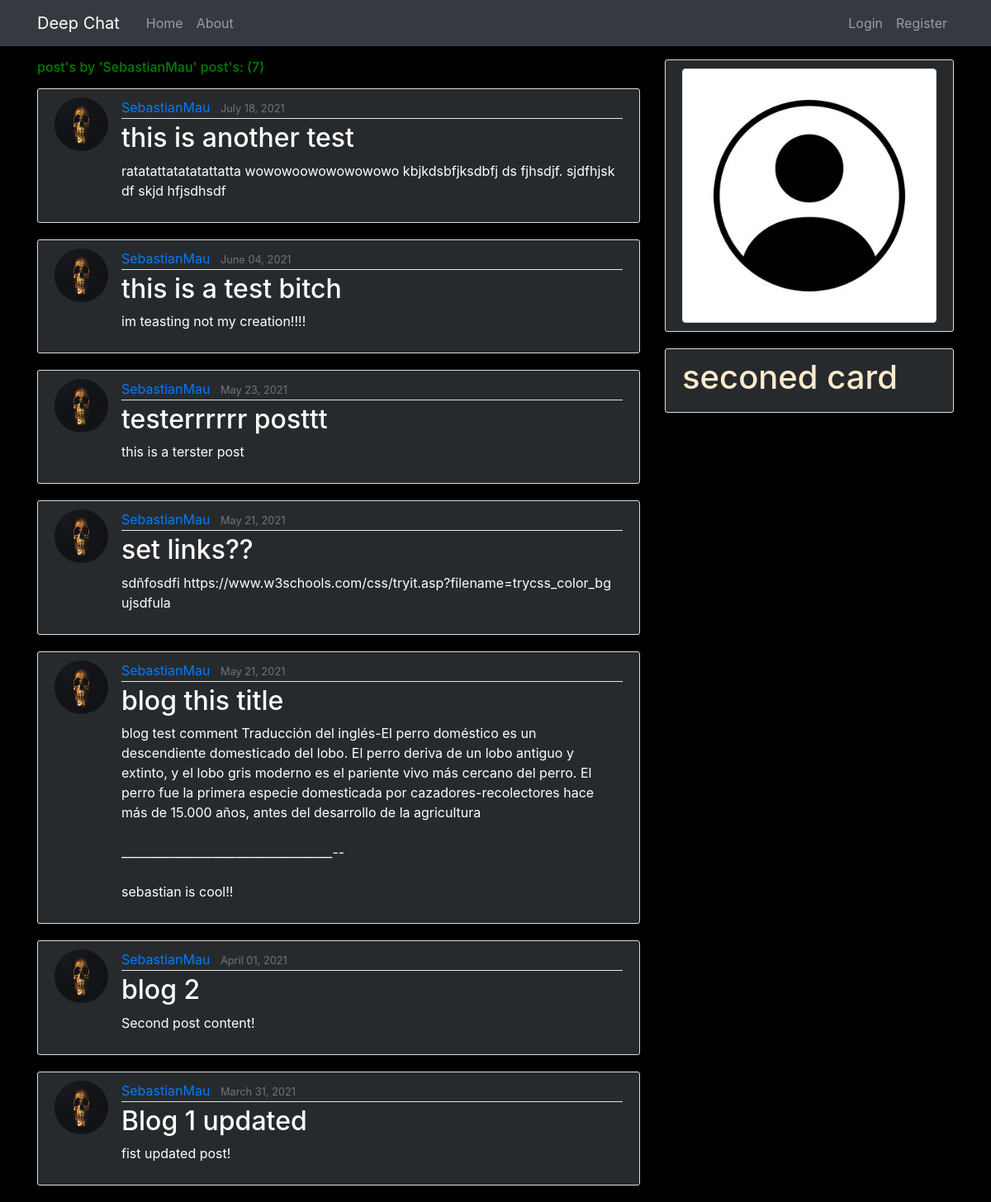
The app's page /user/SebastianMau/ with its own data.
### blog/models.py (models this page shows, shortened)
class Post(models.Model):
    id = models.AutoField(primary_key=True)
    title = models.CharField(max_length=100)
    content = models.TextField()
    date_posted = models.DateTimeField(default=timezone.now) #current date time every update (auto_now=True) - current date time when created but never update (auto_now_add=True)
    author = models.ForeignKey(User, on_delete=models.CASCADE) #if user is deleted post deleted to (User, on_delete=models.CASCADE)

### users/models.py (models this page shows, shortened)
class Profile(models.Model):
    id = models.AutoField(primary_key=True)
    user = models.OneToOneField(User, on_delete=models.CASCADE) #"CASCADE" if user deleted delete profile
    image = models.ImageField(default='default.jpg', upload_to='profile_pics', blank=True)#directory the img get uploaded to

### blog/views.py (the view)
# urls.py: path('user/<username>/', UserPostListView.as_view(), name='user-posts'),
class UserPostListView(ListView):
    model = Post
    template_name = 'blog/user_posts.html' # <app>/<model>_<viewtype>.html
    context_object_name = 'posts'
    paginate_by = 9
    def get_queryset(self):
        user = get_object_or_404(User, username=self.kwargs.get('username'))
        return Post.objects.filter(author=user).order_by('-date_posted')

### blog/templates/blog/user_posts.html (shortened to what this page needs)
{% extends "blog/base.html" %}
{% block content %}
<h6 style="color: green;" class="mb-3">post's by '{{ view.kwargs.username }}' post's: ({{ page_obj.paginator.count }})</h6>
    {% for post in posts %}
        <article style="background-color: #272a2d  ;" class="media content-section">
            <img class="rounded-circle article-img" src="{{ post.author.profile.image.url }}" alt="">
            <div class="media-body">
            <div class="article-metadata">
                <a class="mr-2" href="{% url 'user-posts' post.author.username %}">{{ post.author }}</a>
                <small class="text-muted">{{ post.date_posted|date:"F d, Y" }}</small>
            </div>
            <h2><a style="color: white;" class="article-title" href="{% url 'post-detail' post.id %}">{{ post.title }}</a></h2>
            <p style="color: white;" class="article-content">{{ post.content }}</p>
            </div>
        </article>
    {% endfor %}
{% endblock content %}

### blog/static/blog/main.css (style rules this page uses)
body { background: #fafafa; color: #333333; margin-top: 5rem; }
h1, h2, h3, h4, h5, h6 { color: #444444; }
.content-section { background: #ffffff; padding: 10px 20px; border: 1px solid #dddddd; border-radius: 3px; margin-bottom: 20px; }
.article-title { color: #444444; }
.article-content { white-space: pre-line; }
.article-img { height: 65px; width: 65px; margin-right: 16px; }
.article-metadata { padding-bottom: 1px; margin-bottom: 4px; border-bottom: 1px solid #e3e3e3 }

### records on screen
Post: author.profile.image (picture), author "SebastianMau", date_posted "July 18, 2021", title "this is another test", content "ratatattatatatattatta wowowoowowowowowo kbjkdsbfjksdbfj ds fjhsdjf. sjdfhjsk df skjd hfjsdhsdf"
Post: author.profile.image (picture), author "SebastianMau", date_posted "June 04, 2021", title "this is a test bitch", content "im teasting not my creation!!!!"
Post: author.profile.image (picture), author "SebastianMau", date_posted "May 23, 2021", title "testerrrrrr posttt", content "this is a terster post"
Post: author.profile.image (picture), author "SebastianMau", date_posted "May 21, 2021", title "set links??", content "sdñfosdfi https://www.w3schools.com/css/tryit.asp?filename=trycss_color_bg ujsdfula"
Post: author.profile.image (picture), author "SebastianMau", date_posted "May 21, 2021", title "blog this title", content "blog test comment Traducción del inglés-El perro doméstico es un descendiente domesticado del lobo. El perro deriva de un lobo antiguo y extinto, y el lobo gris moderno es el pariente vivo más cercano del perro. El perro fue la primera especie domesticada por cazadores-recolectores hace más de 15.000 años, antes del desarrollo de la agricultura ___________________________________-- sebastian is cool!!"
Post: author.profile.image (picture), author "SebastianMau", date_posted "April 01, 2021", title "blog 2", content "Second post content!"
Post: author.profile.image (picture), author "SebastianMau", date_posted "March 31, 2021", title "Blog 1 updated", content "fist updated post!"

### other values on screen
{{ view.kwargs.username }} "SebastianMau"
{{ page_obj.paginator.count }} "7"
